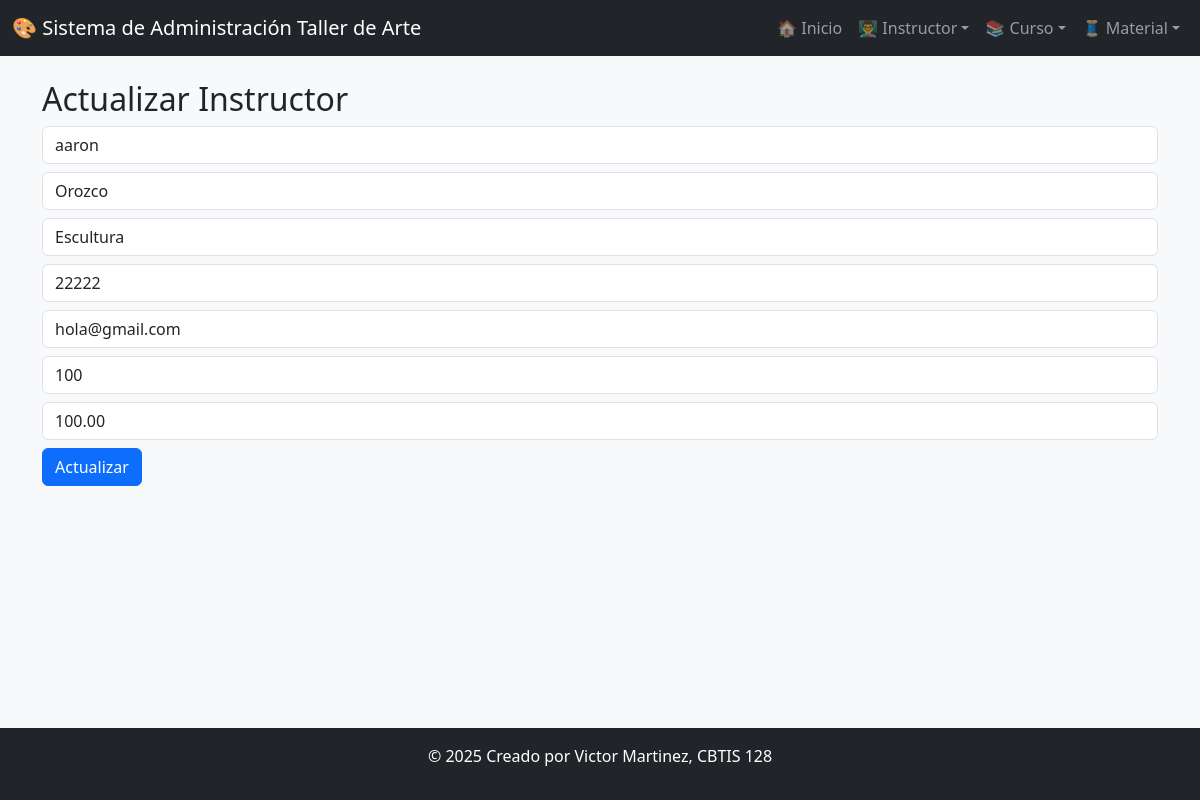
Page /actualizar_instructor/1/ on the committed database.
### app_TallerdeArte/models.py (models this page shows, shortened)
class Instructor(models.Model):
    instructor_id = models.AutoField(primary_key=True)
    nombre = models.CharField(max_length=100)
    apellido = models.CharField(max_length=100)
    especialidad = models.CharField(max_length=100)
    telefono = models.CharField(max_length=20)
    correo = models.EmailField()
    experiencia_anios = models.PositiveIntegerField()
    sueldo = models.DecimalField(max_digits=8, decimal_places=2)

### app_TallerdeArte/views.py (the view)
# urls.py: path('actualizar_instructor/<int:id>/', views.actualizar_instructor, name='actualizar_instructor'),
def actualizar_instructor(request, id):
    instructor = Instructor.objects.get(instructor_id=id)
    return render(request, 'instructor/actualizar_instructor.html', {'instructor': instructor})

### app_TallerdeArte/templates/instructor/actualizar_instructor.html (shortened to what this page needs)
{% extends 'base.html' %}
{% block content %}
<h2>Actualizar Instructor</h2>
<form method="POST" action="/realizar_actualizacion_instructor/{{ instructor.instructor_id }}/">
  <input type="text" name="nombre" value="{{ instructor.nombre }}" class="form-control mb-2">
  <input type="text" name="apellido" value="{{ instructor.apellido }}" class="form-control mb-2">
  <input type="text" name="especialidad" value="{{ instructor.especialidad }}" class="form-control mb-2">
  <input type="text" name="telefono" value="{{ instructor.telefono }}" class="form-control mb-2">
  <input type="email" name="correo" value="{{ instructor.correo }}" class="form-control mb-2">
  <input type="number" name="experiencia_anios" value="{{ instructor.experiencia_anios }}" class="form-control mb-2">
  <input type="text" name="sueldo" value="{{ instructor.sueldo }}" class="form-control mb-2">
  <button type="submit" class="btn btn-primary">Actualizar</button>
</form>
{% endblock %}

### rows in the picture
Instructor: nombre "aaron", apellido "Orozco", especialidad "Escultura", telefono "22222", correo "hola@gmail.com", experiencia_anios "100", sueldo "100.00"
